Frame 1 (no input): blank canvas, image omitted
Frame 60 (no input): blank canvas, image omitted
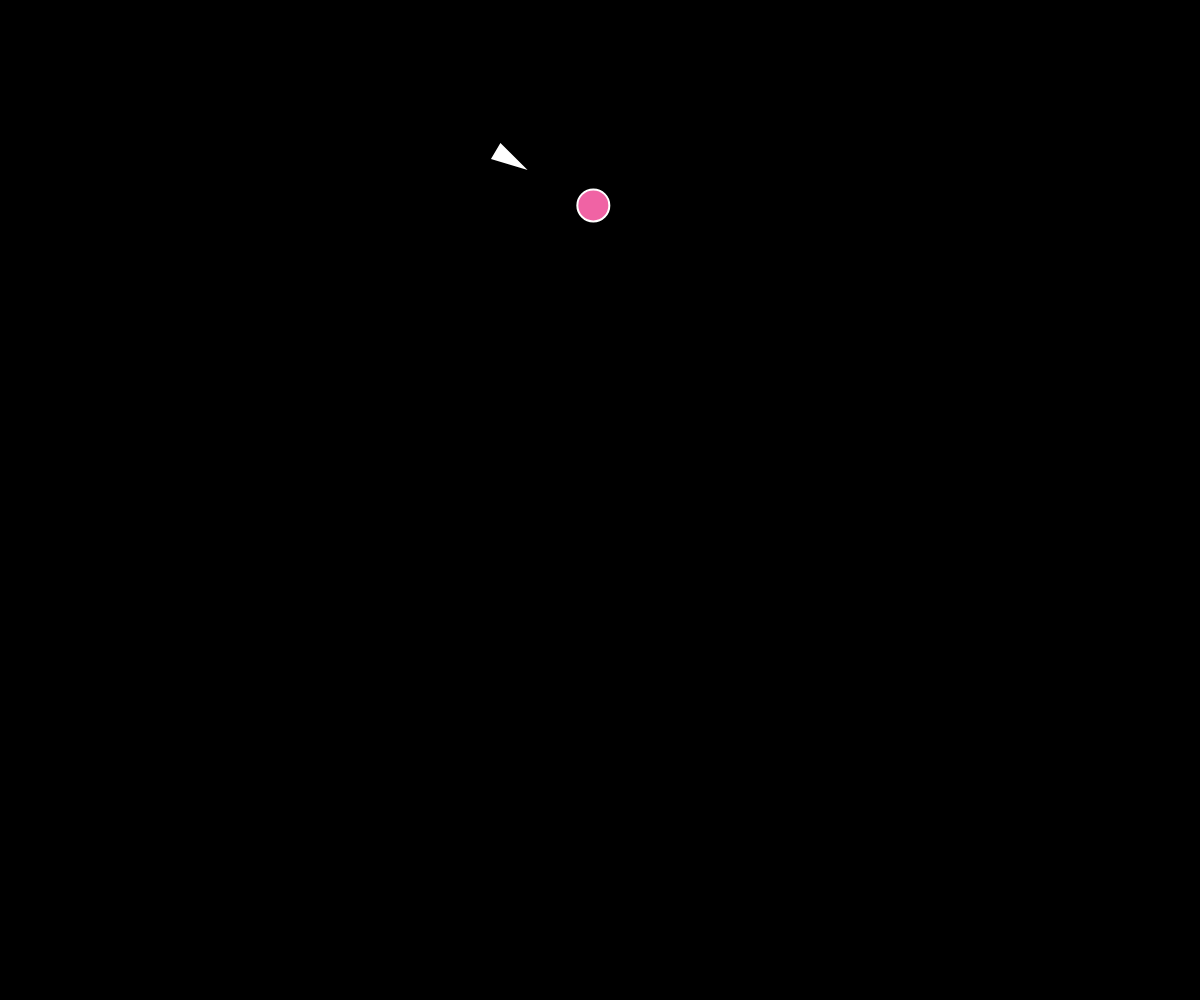
Frame 120 (the mouse pressed at the canvas centre since frame 60)

The p5.js sketch whose frames 1 and 60 were blank and that drew this single picture after the mouse press (run headless with seeded random() and noise() and a simulated clock; from frame 60 on, the mouse is pressed at the canvas centre):

// p5.js sketch
// ── sketch.js
// More Steering Behaviors! (Pursue Bouncing Ball)
// The Nature of Code
// The Coding Train / Daniel Shiffman
// https://youtu.be/
// https://thecodingtrain.com/learning/nature-of-code/5.3-flee-pursue-evade.html

// Flee: https://editor.p5js.org/codingtrain/sketches/v-VoQtETO
// Pursue: https://editor.p5js.org/codingtrain/sketches/Lx3PJMq4m
// Evade: https://editor.p5js.org/codingtrain/sketches/X3ph02Byx
// Pursue Bouncing Ball: https://editor.p5js.org/codingtrain/sketches/itlyDq3ZB
// Pursue Wander: https://editor.p5js.org/codingtrain/sketches/EEnmY04lt
// Pursue Slider Prediction: https://editor.p5js.org/codingtrain/sketches/l7MgPpTUB

let pursuer;
let target;

function setup() {
  createCanvas(windowWidth, windowHeight);
  pursuer = new Vehicle(100, 100);
  target = new Target(200, 100);
}

function draw() {
  background(0);

  let steering = pursuer.pursue(target);
  pursuer.applyForce(steering);

  let d = p5.Vector.dist(pursuer.pos, target.pos);
  if (d < pursuer.r + target.r) {
    target = new Target(random(width), random(height));
    pursuer.pos.set(width / 2, height / 2);
  }

  pursuer.update();
  pursuer.show();

  target.edges();
  target.update();
  target.show();
}

// ── vehicle.js
// More Steering Behaviors! (Pursue Bouncing Ball)
// The Nature of Code
// The Coding Train / Daniel Shiffman
// https://youtu.be/
// https://thecodingtrain.com/learning/nature-of-code/5.3-flee-pursue-evade.html

// Flee: https://editor.p5js.org/codingtrain/sketches/v-VoQtETO
// Pursue: https://editor.p5js.org/codingtrain/sketches/Lx3PJMq4m
// Evade: https://editor.p5js.org/codingtrain/sketches/X3ph02Byx
// Pursue Bouncing Ball: https://editor.p5js.org/codingtrain/sketches/itlyDq3ZB
// Pursue Wander: https://editor.p5js.org/codingtrain/sketches/EEnmY04lt
// Pursue Slider Prediction: https://editor.p5js.org/codingtrain/sketches/l7MgPpTUB

class Vehicle {
  constructor(x, y) {
    this.pos = createVector(x, y);
    this.vel = createVector(0, 0);
    this.acc = createVector(0, 0);
    this.maxSpeed = 4;
    this.maxForce = 0.2;
    this.r = 16;
  }

  evade(vehicle) {
    let pursuit = this.pursue(vehicle);
    pursuit.mult(-1);
    return pursuit;
  }

  pursue(vehicle) {
    let target = vehicle.pos.copy();
    let prediction = vehicle.vel.copy();
    prediction.mult(12);
    target.add(prediction);
    // stroke(255, 50);
    // line(vehicle.pos.x,vehicle.pos.y, target.x, target.y);
    // fill(0, 255, 0, 50);
    // circle(target.x, target.y, 16);
    return this.seek(target);
  }

  flee(target) {
    return this.seek(target).mult(-1);
  }

  seek(target) {
    let force = p5.Vector.sub(target, this.pos);
    force.setMag(this.maxSpeed);
    force.sub(this.vel);
    force.limit(this.maxForce);
    return force;
  }

  applyForce(force) {
    this.acc.add(force);
  }

  update() {
    this.vel.add(this.acc);
    this.vel.limit(this.maxSpeed);
    this.pos.add(this.vel);
    this.acc.set(0, 0);
  }

  show() {
    stroke(255);
    strokeWeight(2);
    fill(255);
    push();
    translate(this.pos.x, this.pos.y);
    rotate(this.vel.heading());
    triangle(-this.r, -this.r / 2, -this.r, this.r / 2, this.r, 0);
    pop();
  }

  edges() {
    if (this.pos.x > width + this.r) {
      this.pos.x = -this.r;
    } else if (this.pos.x < -this.r) {
      this.pos.x = width + this.r;
    }
    if (this.pos.y > height + this.r) {
      this.pos.y = -this.r;
    } else if (this.pos.y < -this.r) {
      this.pos.y = height + this.r;
    }
  }
}

class Target extends Vehicle {
  constructor(x, y) {
    super(x, y);
    this.vel = p5.Vector.random2D();
    this.vel.mult(6);
  }

  show() {
    stroke(255);
    strokeWeight(2);
    fill("#F063A4");
    push();
    translate(this.pos.x, this.pos.y);
    circle(0, 0, this.r * 2);
    pop();
  }

  edges() {
    if (this.pos.x > width - this.r) {
      this.vel.x *= -1;
    } else if (this.pos.x < this.r) {
      this.vel.x *= -1;
    }
    if (this.pos.y > height - this.r) {
      this.vel.y *= -1;
    } else if (this.pos.y < this.r) {
      this.vel.y *= -1;
    }
  }
}
